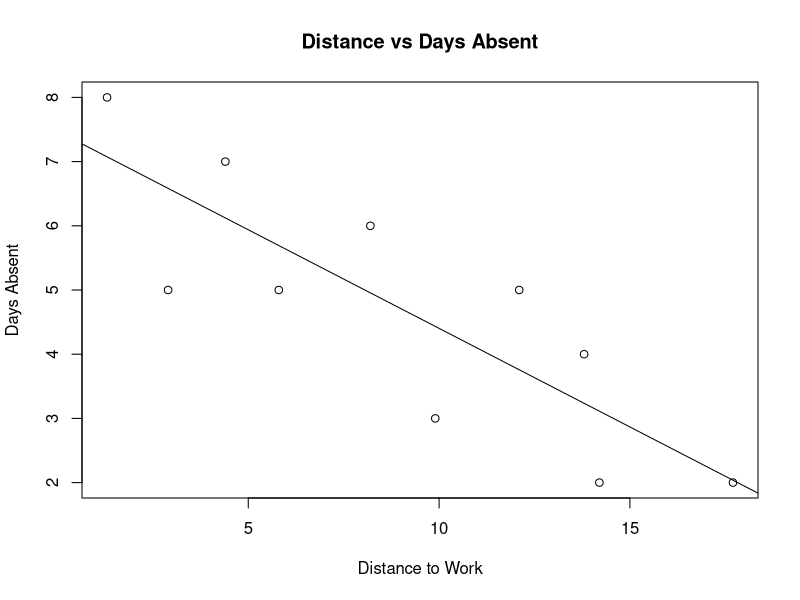
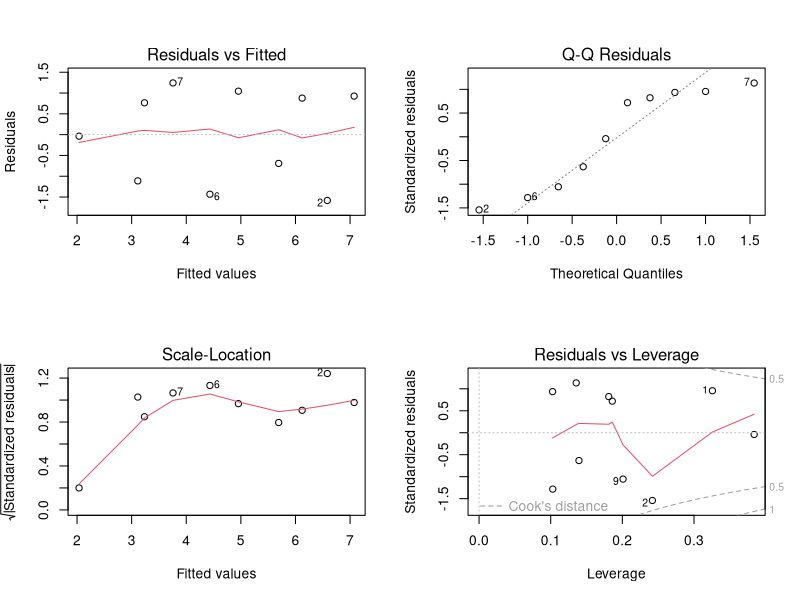

Write R code to recreate these figures, in order.
## L1 Exercise 

# Setting up data
distance <- c(1.3,2.9,4.4,5.8,8.2,9.9,12.1,13.8,14.2,17.7)
daysabsent <- c(8,5,7,5,6,3,5,4,2,2)


## Question A ##
# Days absent is the y variable because the manager is interested in knowing
# how does the distance between home and work for the employees affect their
# absent days.


## Question B ##
DF1 <- data.frame(distance,daysabsent)
plot(x=distance,y=daysabsent, main="Distance vs Days Absent",
     xlab="Distance to Work", ylab="Days Absent")


## Question C ##
lm.fit <- lm(daysabsent ~ distance, data=DF1)
abline(lm.fit)


## Question D ##
# The slope is negative and this implies that as the distance from work to home
# increases, the number of days absent decreases. There exists a negative linear
# relationship between the two variables. On average, people living close to 
# the hospital take more days off than people living some distance from the 
# hospital. 


## Question E ##
predict(lm.fit, data.frame(distance=c(10)),
        interval="confidence")
# Approximately 4 days.


## Question F ##
# The same slope cannot continue for arbitrarily large distances. 
# It is only valid for the range of the distance variable (1.3, 17.7). 
# The range is the min and max of the data points.
# If it continuous, then someone living 25 or more km from the hospital will 
# have a negative number of days absent. 
# The relationship might cease to be linear.


## Question G ##
par(mfrow = c(2,2))
plot(lm.fit)

# From the residuals vs fitted plot, we can observe that the residuals are 
# scattered around the 0 line, and this suggests that the relationship is 
# linear. Secondly, the residuals roughly formed a horizontal band around 0
# which suggests that the variances of the error terms are equal.
# Lastly, there no outliers can be detected from the visualization of the plot.
# Thus, we can conclude that there is evidence of linearity, equal error variances
# and no outliers in the plot.
# Furthermore, the assumption of normality does not hold here because there are
# points that are not located right on the dotted line in the QQ plot.
# Hence, normality of the plot is questionable as we have limited data points
# to be conclusive.